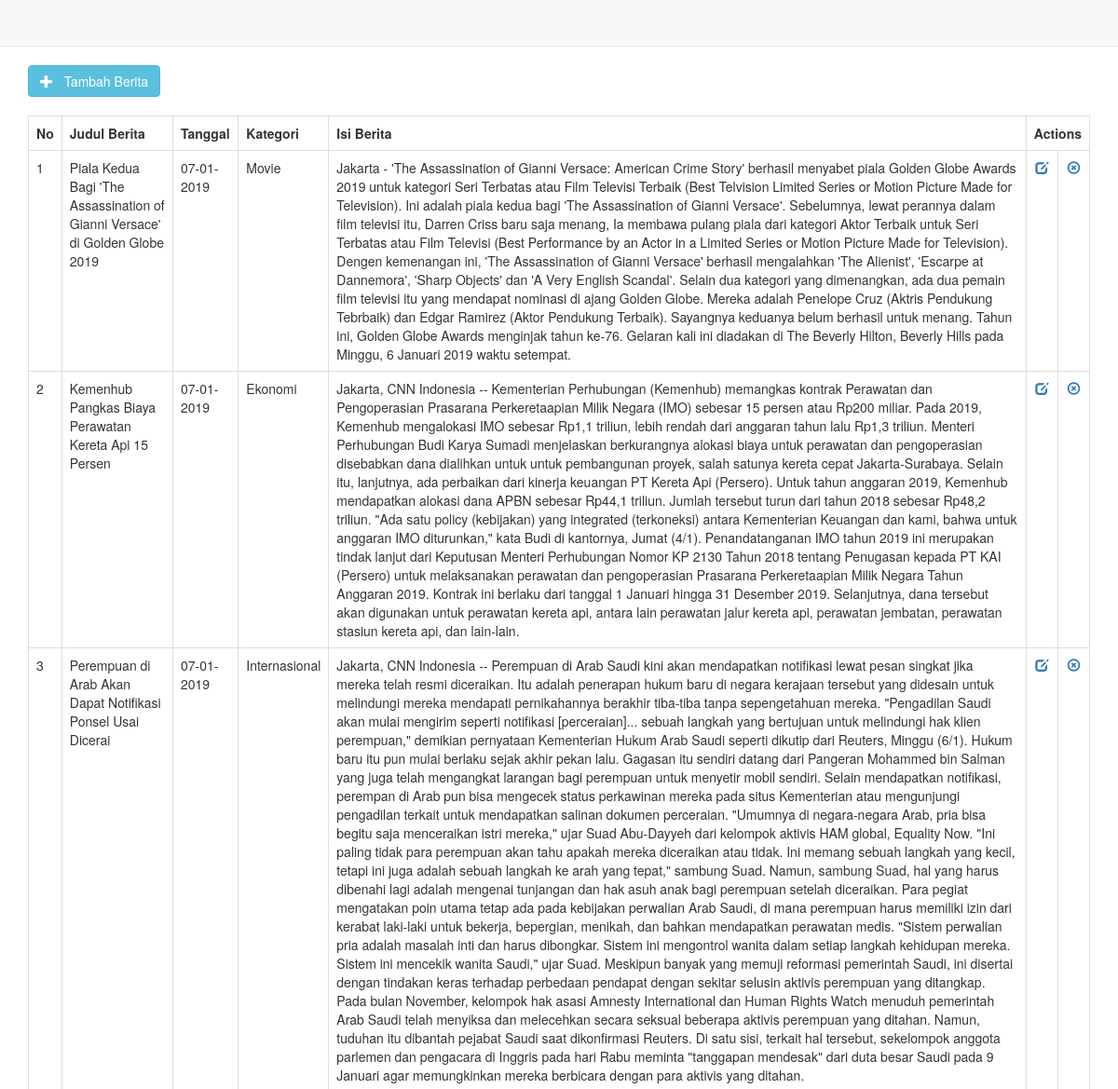
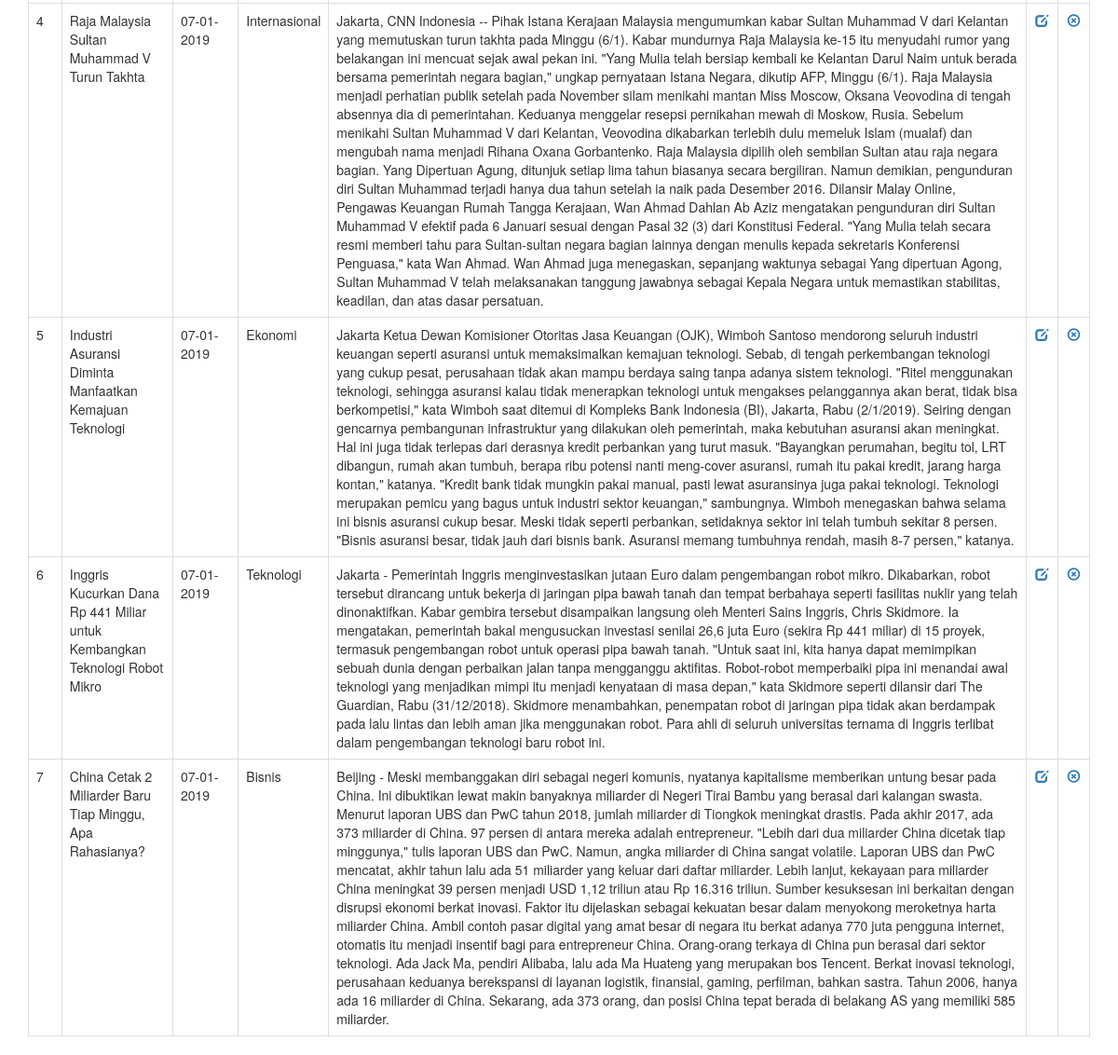
Screenshot of /admin/list.php with the database file from the repository (2 pictures, top to bottom).
### tables this page shows
CREATE TABLE `berita` (
  `id_berita` int(5) NOT NULL,
  `judul_berita` varchar(100) NOT NULL,
  `tanggal` varchar(30) NOT NULL,
  `isi_berita` text NOT NULL,
  `kategori` varchar(50) NOT NULL
);

### admin/class.crud.php (the view, shortened to what this page needs)
<?php
class crud
{
	private $db;
	function __construct($DB_con)
	{
		$this->db = $DB_con;
	}
	public function dataview($query)
	{
		$no =1;
		$stmt = $this->db->prepare($query);
		$stmt->execute();
		if($stmt->rowCount() > 0)
		{
			while($row=$stmt->fetch(PDO::FETCH_ASSOC))
			{
				?>
                <tr>
                	<td><?php print $no++ ?></td>
					<td><?php print($row['judul_berita']); ?></td>
					<td><?php print($row['tanggal']); ?></td>
                	<td><?php print($row['kategori']); ?></td>
                	<td><?php print($row['isi_berita']); ?></td>
                	<td align="center">
                	<a href="edit-data.php?edit_id=<?php print($row['id_berita']); ?>">
					<i class="glyphicon glyphicon-edit"></i>
					</a>
                	</td>
                	<td align="center">
                	<a href="delete.php?delete_id=<?php print($row['id_berita']); ?>">
					<i class="glyphicon glyphicon-remove-circle"></i>
					</a>
                	</td>
                </tr>
                <?php
			}
		}
		else
		{
			?>
            <tr>
            <td>Tidak Ada Berita</td>
            </tr>
            <?php
		}
	}
}
?>

### rows the page displays
berita: judul_berita "Piala Kedua Bagi 'The Assassination of Gianni Versace' di Golden Globe 2019", tanggal "07-01-2019", kategori "Movie", isi_berita "Jakarta - 'The Assassination of Gianni Versace: American Crime Story' berhasil menyabet piala Golden Globe Awards 2019 untuk kategori Seri Terbatas atau Film Televisi Terbaik (Best Telvision Limited Series or Motion Picture Made for Television). Ini adalah piala kedua bagi 'The Assassination of Gianni Versace'. Sebelumnya, lewat perannya dalam film televisi itu, Darren Criss baru saja menang, Ia membawa pulang piala dari kategori Aktor Terbaik untuk Seri Terbatas atau Film Televisi (Best Performance by an Actor in a Limited Series or Motion Picture Made for Television). Dengen kemenangan ini, 'The Assassination of Gianni Versace' berhasil mengalahkan 'The Alienist', 'Escarpe at Dannemora',…"
berita: judul_berita "Kemenhub Pangkas Biaya Perawatan Kereta Api 15 Persen", tanggal "07-01-2019", kategori "Ekonomi", isi_berita "Jakarta, CNN Indonesia -- Kementerian Perhubungan (Kemenhub) memangkas kontrak Perawatan dan Pengoperasian Prasarana Perkeretaapian Milik Negara (IMO) sebesar 15 persen atau Rp200 miliar. Pada 2019, Kemenhub mengalokasi IMO sebesar Rp1,1 triliun, lebih rendah dari anggaran tahun lalu Rp1,3 triliun. Menteri Perhubungan Budi Karya Sumadi menjelaskan berkurangnya alokasi biaya untuk perawatan dan pengoperasian disebabkan dana dialihkan untuk untuk pembangunan proyek, salah satunya kereta cepat Jakarta-Surabaya. Selain itu, lanjutnya, ada perbaikan dari kinerja keuangan PT Kereta Api (Persero). Untuk tahun anggaran 2019, Kemenhub mendapatkan alokasi dana APBN sebesar Rp44,1 triliun. Jumlah…"
berita: judul_berita "Perempuan di Arab Akan Dapat Notifikasi Ponsel Usai Dicerai", tanggal "07-01-2019", kategori "Internasional", isi_berita "Jakarta, CNN Indonesia -- Perempuan di Arab Saudi kini akan mendapatkan notifikasi lewat pesan singkat jika mereka telah resmi diceraikan. Itu adalah penerapan hukum baru di negara kerajaan tersebut yang didesain untuk melindungi mereka mendapati pernikahannya berakhir tiba-tiba tanpa sepengetahuan mereka. \"Pengadilan Saudi akan mulai mengirim seperti notifikasi [perceraian]... sebuah langkah yang bertujuan untuk melindungi hak klien perempuan,\" demikian pernyataan Kementerian Hukum Arab Saudi seperti dikutip dari Reuters, Minggu (6/1). Hukum baru itu pun mulai berlaku sejak akhir pekan lalu. Gagasan itu sendiri datang dari Pangeran Mohammed bin Salman yang juga telah mengangkat larangan…"
berita: judul_berita "Raja Malaysia Sultan Muhammad V Turun Takhta", tanggal "07-01-2019", kategori "Internasional", isi_berita "Jakarta, CNN Indonesia -- Pihak Istana Kerajaan Malaysia mengumumkan kabar Sultan Muhammad V dari Kelantan yang memutuskan turun takhta pada Minggu (6/1). Kabar mundurnya Raja Malaysia ke-15 itu menyudahi rumor yang belakangan ini mencuat sejak awal pekan ini. \"Yang Mulia telah bersiap kembali ke Kelantan Darul Naim untuk berada bersama pemerintah negara bagian,\" ungkap pernyataan Istana Negara, dikutip AFP, Minggu (6/1). Raja Malaysia menjadi perhatian publik setelah pada November silam menikahi mantan Miss Moscow, Oksana Veovodina di tengah absennya dia di pemerintahan. Keduanya menggelar resepsi pernikahan mewah di Moskow, Rusia. Sebelum menikahi Sultan Muhammad V dari Kelantan,…"
berita: judul_berita "Industri Asuransi Diminta Manfaatkan Kemajuan Teknologi", tanggal "07-01-2019", kategori "Ekonomi", isi_berita "Jakarta Ketua Dewan Komisioner Otoritas Jasa Keuangan (OJK), Wimboh Santoso mendorong seluruh industri keuangan seperti asuransi untuk memaksimalkan kemajuan teknologi. Sebab, di tengah perkembangan teknologi yang cukup pesat, perusahaan tidak akan mampu berdaya saing tanpa adanya sistem teknologi. \"Ritel menggunakan teknologi, sehingga asuransi kalau tidak menerapkan teknologi untuk mengakses pelanggannya akan berat, tidak bisa berkompetisi,\" kata Wimboh saat ditemui di Kompleks Bank Indonesia (BI), Jakarta, Rabu (2/1/2019). Seiring dengan gencarnya pembangunan infrastruktur yang dilakukan oleh pemerintah, maka kebutuhan asuransi akan meningkat. Hal ini juga tidak terlepas dari derasnya…"
berita: judul_berita "Inggris Kucurkan Dana Rp 441 Miliar untuk Kembangkan Teknologi Robot Mikro", tanggal "07-01-2019", kategori "Teknologi", isi_berita "Jakarta - Pemerintah Inggris menginvestasikan jutaan Euro dalam pengembangan robot mikro. Dikabarkan, robot tersebut dirancang untuk bekerja di jaringan pipa bawah tanah dan tempat berbahaya seperti fasilitas nuklir yang telah dinonaktifkan. Kabar gembira tersebut disampaikan langsung oleh Menteri Sains Inggris, Chris Skidmore. Ia mengatakan, pemerintah bakal mengusuckan investasi senilai 26,6 juta Euro (sekira Rp 441 miliar) di 15 proyek, termasuk pengembangan robot untuk operasi pipa bawah tanah. \"Untuk saat ini, kita hanya dapat memimpikan sebuah dunia dengan perbaikan jalan tanpa mengganggu aktifitas. Robot-robot memperbaiki pipa ini menandai awal teknologi yang menjadikan mimpi itu…"
berita: judul_berita "China Cetak 2 Miliarder Baru Tiap Minggu, Apa Rahasianya?", tanggal "07-01-2019", kategori "Bisnis", isi_berita "Beijing - Meski membanggakan diri sebagai negeri komunis, nyatanya kapitalisme memberikan untung besar pada China. Ini dibuktikan lewat makin banyaknya miliarder di Negeri Tirai Bambu yang berasal dari kalangan swasta. Menurut laporan UBS dan PwC tahun 2018, jumlah miliarder di Tiongkok meningkat drastis. Pada akhir 2017, ada 373 miliarder di China. 97 persen di antara mereka adalah entrepreneur. \"Lebih dari dua miliarder China dicetak tiap minggunya,\" tulis laporan UBS dan PwC. Namun, angka miliarder di China sangat volatile. Laporan UBS dan PwC mencatat, akhir tahun lalu ada 51 miliarder yang keluar dari daftar miliarder. Lebih lanjut, kekayaan para miliarder China meningkat 39 persen…"
